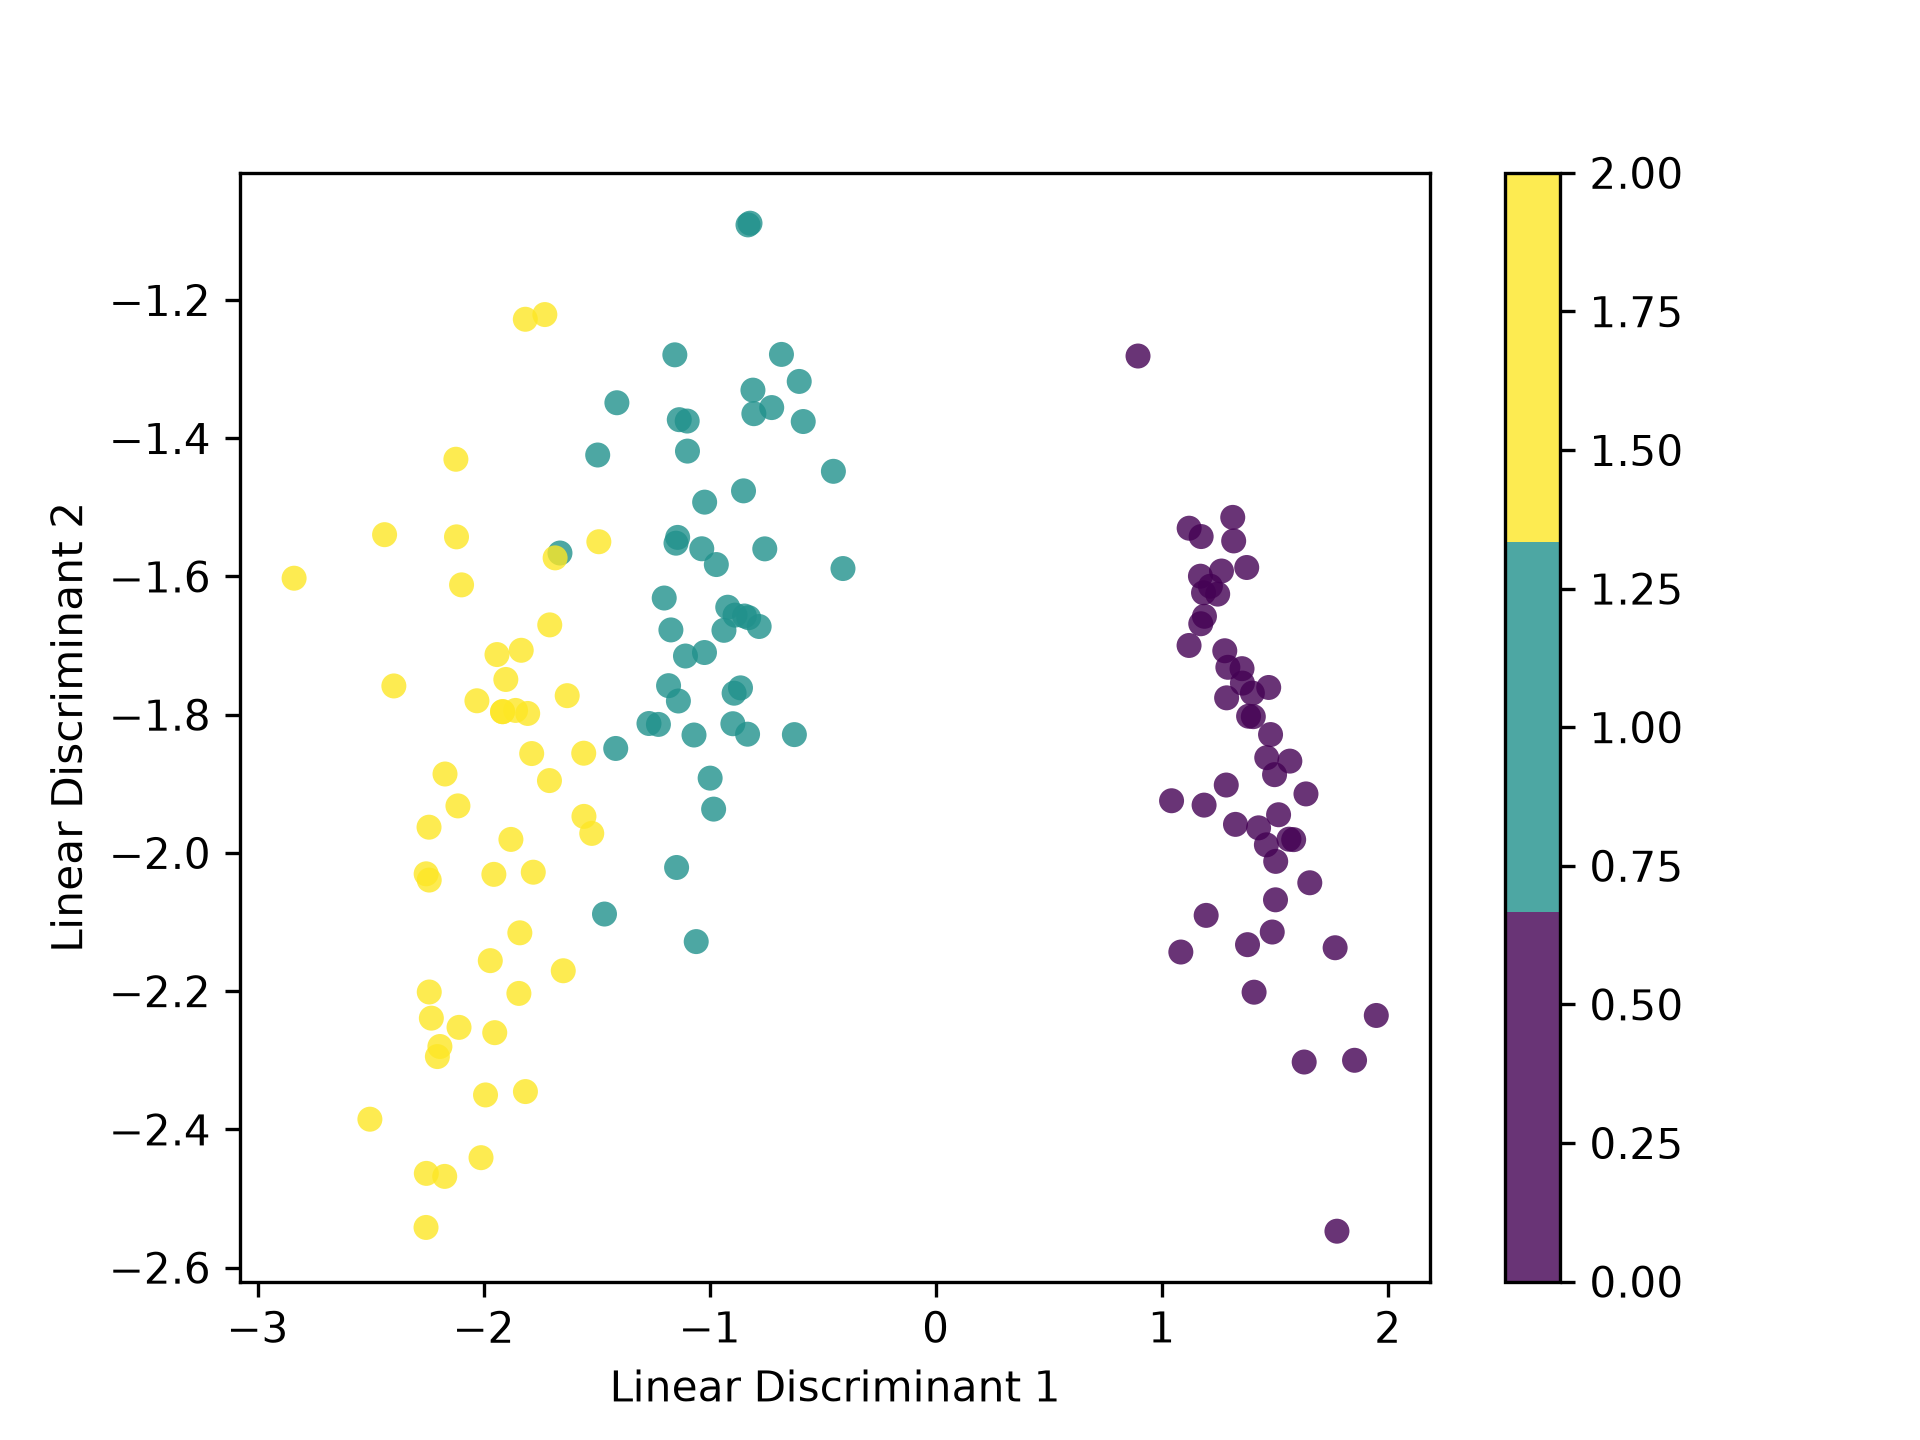

Source code (Python):
import numpy as np

class LDA:
    def __init__(self, n_components) :
        self.n_components = n_components
        self.linear_discriminants = None

    def fit(self, X, y) :
        n_features = X.shape[1]
        class_labels = np.unique(y)

        #within class scatter matrix
        # SW = sum((X_c -  mean_X_c) ^ 2)

        #between class scatter
        # SB = sum(n_c * (mean_X_c - mean_overall) ^ 2)

        mean_overall = np.mean(X, axis=0)
        SW = np.zeros((n_features, n_features))
        SB = np.zeros((n_features, n_features))

        for c in class_labels :
            X_c = X[y == c]
            mean_c = np.mean(X_c, axis=0)
            SW += (X_c - mean_c).T.dot((X_c - mean_c))
            n_c = X_c.shape[0]
            mean_diff = (mean_c - mean_overall).reshape(n_features, 1)
            SB += n_c * mean_diff.dot(mean_diff.T)

        # determine SW^-1 & SB
        A = np.linalg.inv(SW).dot(SB)
        # get the eigenvalues and eigenvectors of W^-1 * SB
        eigenvalues, eigenvectors = np.linalg.eig(A)

        # eigenvector v = [:. 1] column vector, transpose for easier calculations
        # sort eigenvalues high to low

        eigenvectors = eigenvectors.T
        idxs = np.argsort(abs(eigenvalues))[::-1]
        eigenvalues = eigenvalues[idxs]
        eigenvectors = eigenvectors[idxs]

        # store first m eigenvectors
        self.linear_discriminants = eigenvectors[0 :  self.n_components]

    def transform(self, X):
        return np.dot(X, self.linear_discriminants.T)


if __name__ == "__main__":
    import matplotlib.pyplot as plt
    from sklearn import datasets

    data = datasets.load_iris()
    X,y = data.data, data.target

    #projection of the data onto the 2 primary linear discriminant
    lda = LDA(2)
    lda.fit(X, y)
    X_projected = lda.transform(X)

    print("Shape of X :", X.shape)
    print("Shape of transformed : ", X_projected.shape)

    X1, X2 = X_projected[:, 0], X_projected[:, 1]
    plt.scatter(X1, X2, c=y, edgecolors="none", alpha=0.8, cmap=plt.get_cmap("viridis", 3))
    plt.xlabel("Linear Discriminant 1")
    plt.ylabel("Linear Discriminant 2")
    plt.colorbar()
    plt.savefig("./lda.png", dpi=300)
    plt.show()
